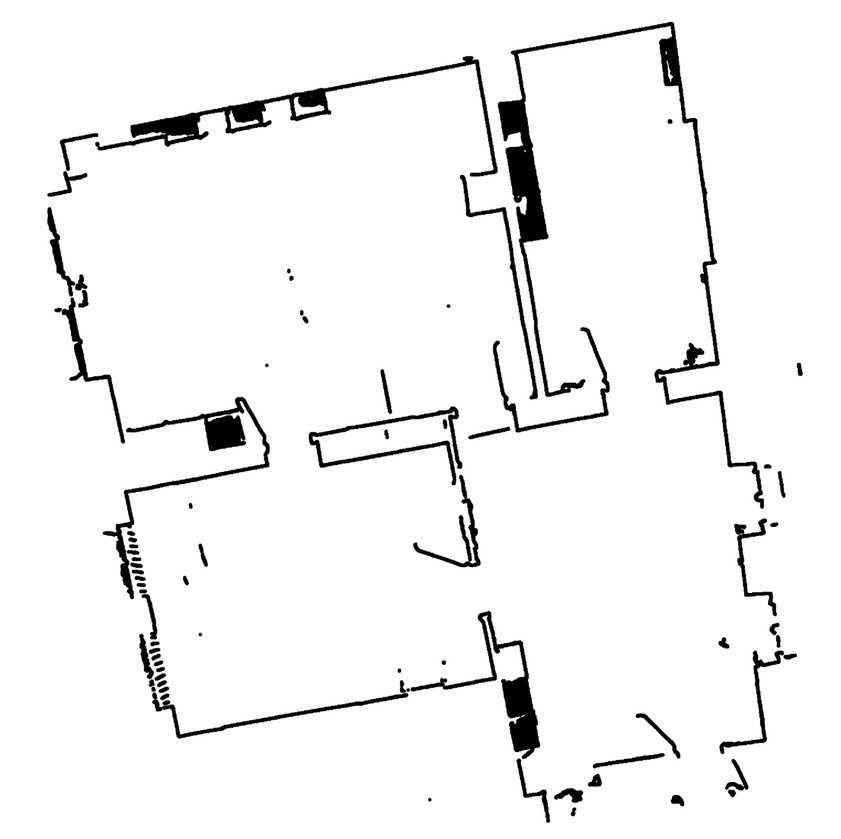
#> input picture data/plan_for_doors.png, 841 x 839 px, shrunk from 1104 x 1102 before the run
$ python -i segment_building.py   (imports and definitions only)
#> lines starting #> are read from the running program, lines starting #| are printed output that depends on the picture; after the words box and inside, x2 and y2 are one past the last pixel; in counts of white or black regions, pixels touching at a corner belong together
import cv2
import numpy as np
import matplotlib.pyplot as plt
from config import DETECTED_DOORS_IMG, PLAN_FOR_DOORS

DETECTED_DOORS_IMG = DETECTED_DOORS_IMG
PLAN_FOR_DOORS = PLAN_FOR_DOORS

def detect_doors(image_path):
    """Detects door and window gaps using edge and line detection."""
#> called with image_path = '../data/plan_for_doors.png'
    image = cv2.imread(image_path, cv2.IMREAD_GRAYSCALE)
#> image: shape (839, 841); min 0, max 255, mean 242.9

    if image is None:
        raise FileNotFoundError(f"[ERROR] File not found: {image_path}")

    image = cv2.bitwise_not(image)
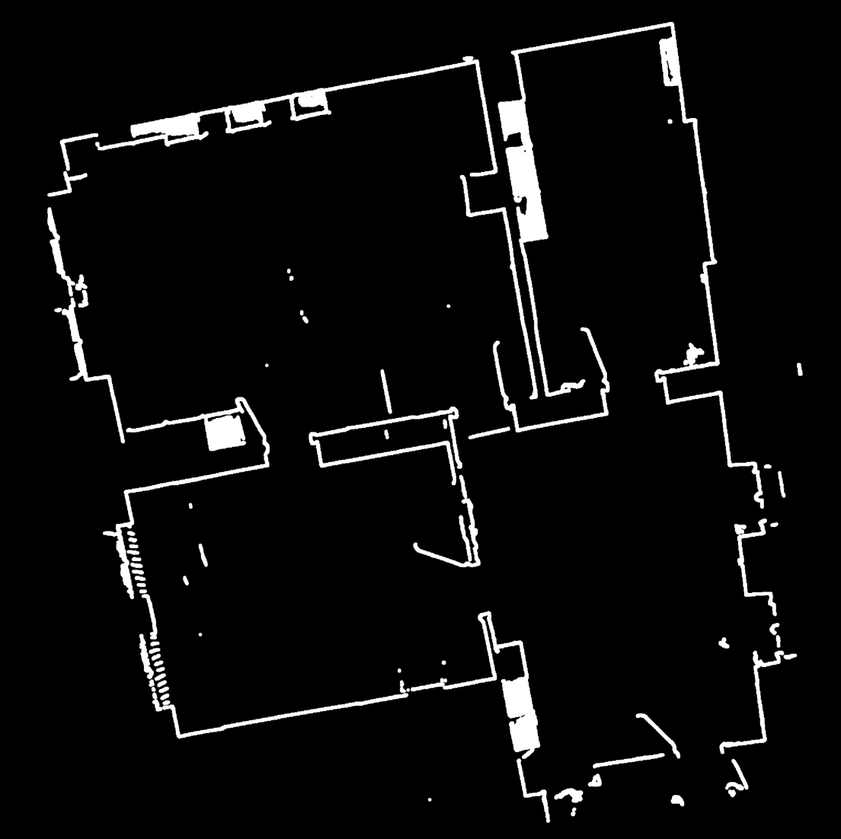
#> image: shape (839, 841); min 0, max 255, mean 12.1

    _, binary = cv2.threshold(image, 128, 255, cv2.THRESH_BINARY)
#> binary: shape (839, 841); 4.7% white; 72 white regions (11 under 20 px), largest, box (x1, y1, x2, y2) and area: (498, 22, 764, 509) 8571, (95, 56, 498, 177) 4633, (103, 397, 270, 599) 3291

    # Canny Edge Detection
    edges = cv2.Canny(binary, 30, 100, apertureSize=3)
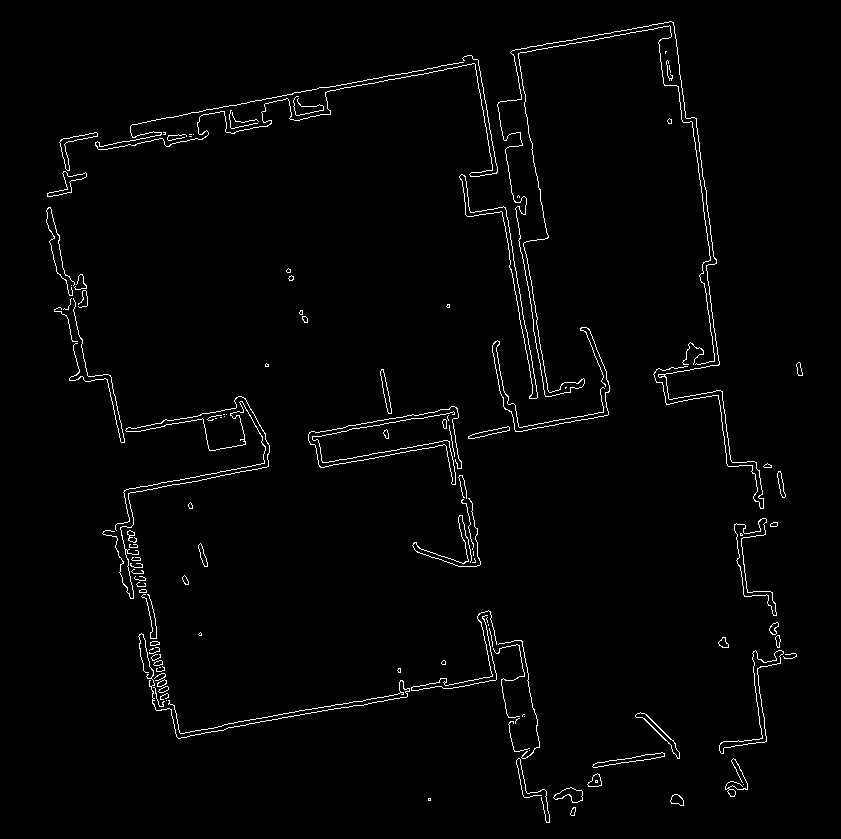
#> edges: shape (839, 841); 1.8% white in thin lines or dots, all inside (x1, y1, x2, y2) = (46, 21, 803, 823)

    # Hough Transform to detect lines
    lines = cv2.HoughLinesP(edges, 1, np.pi / 180, threshold=50, minLineLength=3, maxLineGap=10)
#> lines = 144 rows, first 6: [327, 87, 460, 62], [132, 124, 330, 86], [327, 91, 411, 75], [718, 390, 727, 465], [478, 60, 497, 171], [717, 347, 719, 364]

    min_door_length = 3
    max_door_length = 30

    doors = []
    if lines is not None:
        for line in lines:
            x1, y1, x2, y2 = line[0]
            length = np.sqrt((x2 - x1) ** 2 + (y2 - y1) ** 2)
            if min_door_length <= length <= max_door_length:
                doors.append(line)
#> this loop made 144 passes
#> (x1, y1, x2, y2, length) on passes 1 to 12: (327, 87, 460, 62, 135.3), (132, 124, 330, 86, 201.6), (327, 91, 411, 75, 85.51), (718, 390, 727, 465, 75.54), (478, 60, 497, 171, 112.6), (717, 347, 719, 364, 17.12), (224, 724, 496, 676, 276.2), (753, 668, 762, 742, 74.55), (448, 688, 502, 679, 54.74), (738, 524, 748, 596, 72.69), (698, 163, 705, 225, 62.39), (515, 49, 671, 21, 158.5)
#> after the loop, doors = 34 items, first 6: [[717, 347, 719, 364]], [[106, 374, 111, 400]], [[110, 375, 113, 393]], [[573, 382, 574, 387]], [[440, 409, 454, 406]], [[757, 653, 759, 667]]

    return doors, edges

def draw_detected_doors(image_path, doors, edges, output_path=DETECTED_DOORS_IMG):
    """Draws detected doors and displays the result."""
    image = cv2.imread(image_path)

    # Plot edges
    plt.figure(figsize=(10, 10))
    plt.subplot(1, 2, 1)
    plt.imshow(edges, cmap="gray")
    plt.title("Edges (Canny)")

    # Plot detected doors
    plt.subplot(1, 2, 2)
    plt.imshow(image, cmap="gray")

    if doors:
        for line in doors:
            x1, y1, x2, y2 = line[0]
            cv2.line(image, (x1, y1), (x2, y2), (0, 255, 0), 2)  # Green lines = doors

    plt.imshow(image)
    plt.title("Detected Doors")

    # Save and display
    cv2.imwrite(output_path, image)
    print(f"[INFO] Detected doors saved to: {output_path}")
    plt.show()

# [11 lines not run here, left out]

>>> result = detect_doors('../data/plan_for_doors.png')

$ run again, on data/plan_for_walls.png
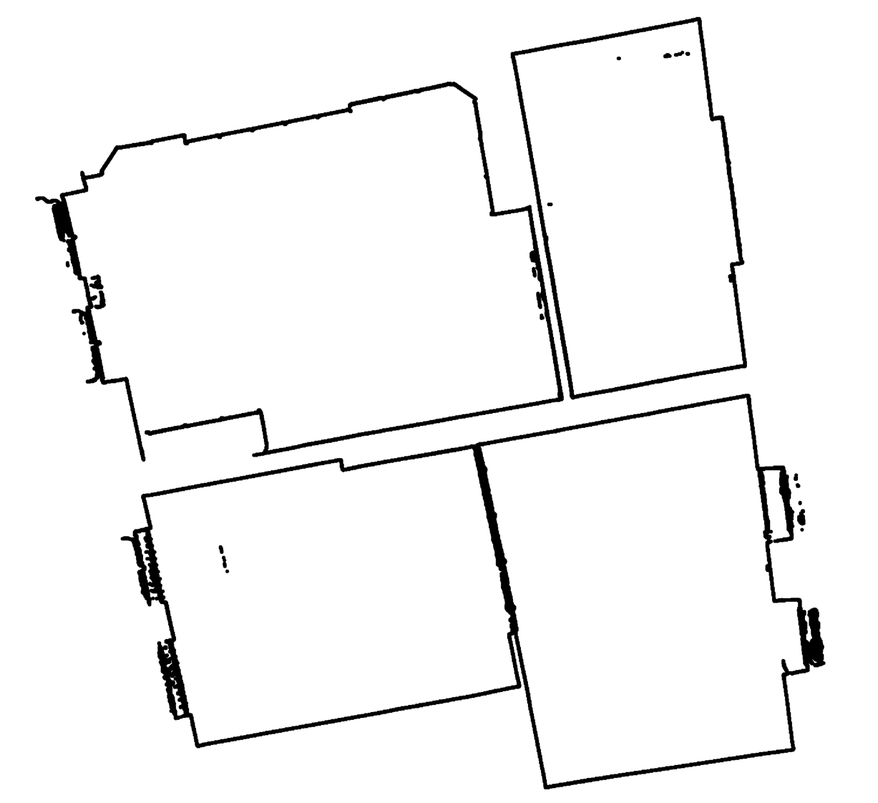
#> input picture data/plan_for_walls.png, 878 x 803 px, shrunk from 1227 x 1122 before the run
#> in detect_doors, `image = cv2.bitwise_not(image)`:
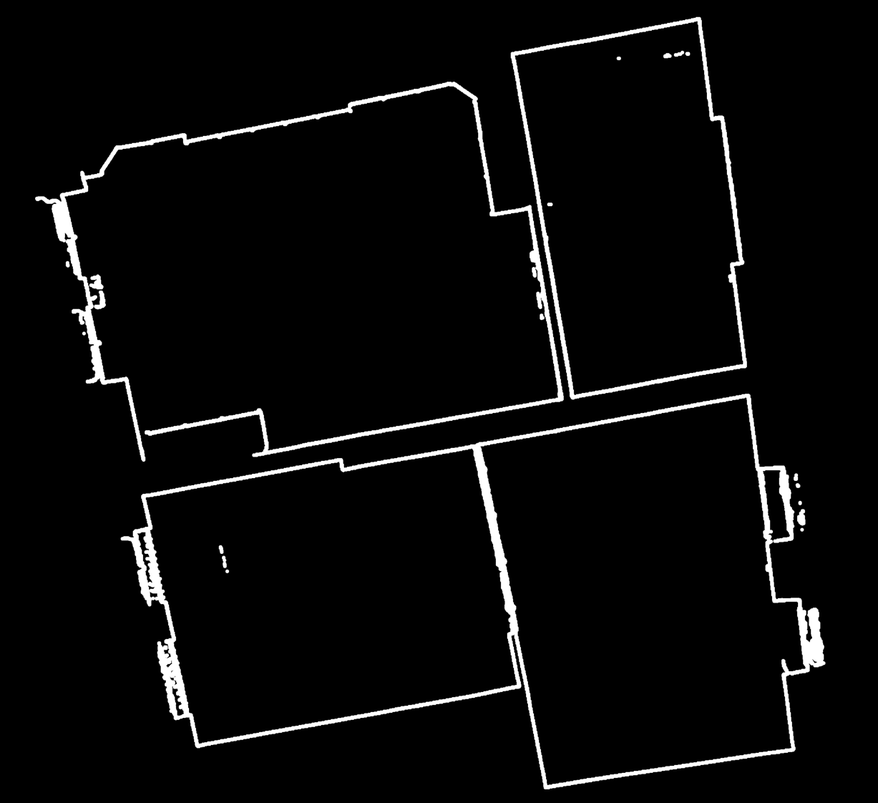
#> image: shape (803, 878); min 0, max 255, mean 9.9
#> binary: shape (803, 878); 3.9% white; 19 white regions (8 under 20 px), largest, box (x1, y1, x2, y2) and area: (121, 394, 825, 789) 13933, (35, 82, 564, 462) 8386, (511, 17, 747, 400) 4582
#> in detect_doors, `edges = cv2.Canny(binary, 30, 100, apertureSize=3)`:
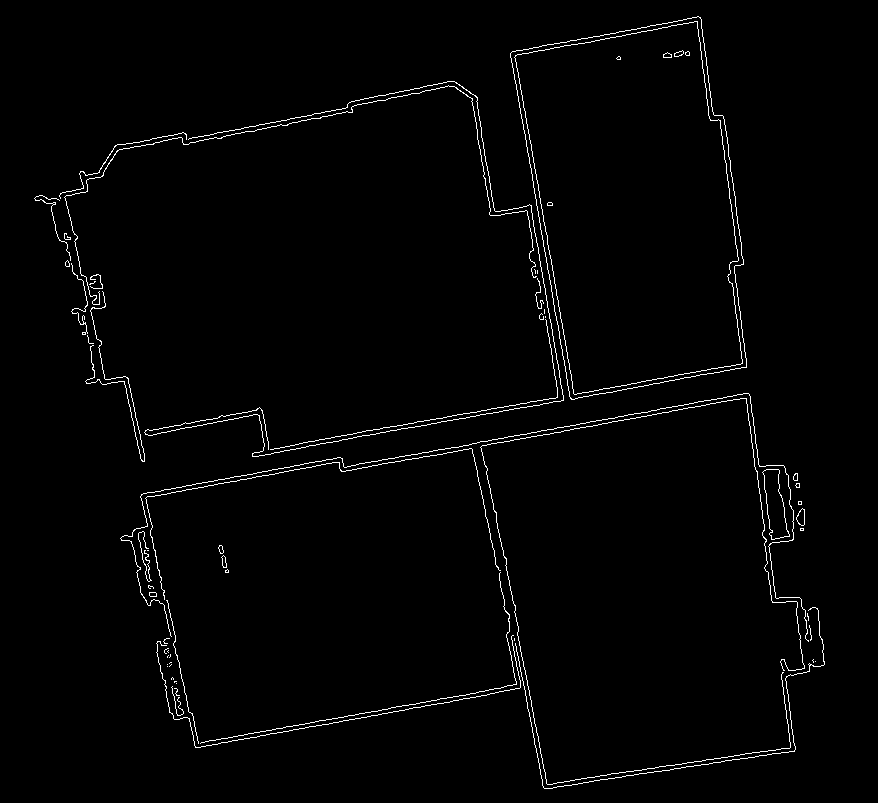
#> edges: shape (803, 878); 1.6% white in thin lines or dots, all inside (x1, y1, x2, y2) = (34, 16, 825, 789)
#> lines = 90 rows, first 6: [256, 456, 409, 427], [513, 51, 575, 398], [470, 444, 516, 661], [480, 441, 501, 546], [303, 442, 673, 376], [510, 53, 571, 399]
#> the loop in detect_doors, `for line in lines:` made 90 passes
#> (x1, y1, x2, y2, length) on passes 1 to 8: (256, 456, 409, 427, 155.7), (513, 51, 575, 398, 352.5), (470, 444, 516, 661, 221.8), (480, 441, 501, 546, 107.1), (303, 442, 673, 376, 375.8), (510, 53, 571, 399, 351.3), (733, 261, 746, 367, 106.8), (763, 530, 772, 602, 72.56)
#> after the loop in detect_doors, `for line in lines:`: doors = [[[695, 17, 698, 36]], [[64, 241, 66, 250]], [[164, 639, 166, 649]], [[175, 705, 178, 719]], [[91, 356, 96, 381]], [[87, 336, 93, 364]], [[764, 484, 767, 505]], [[84, 172, 87, 191]], [[171, 687, 172, 693]]]
